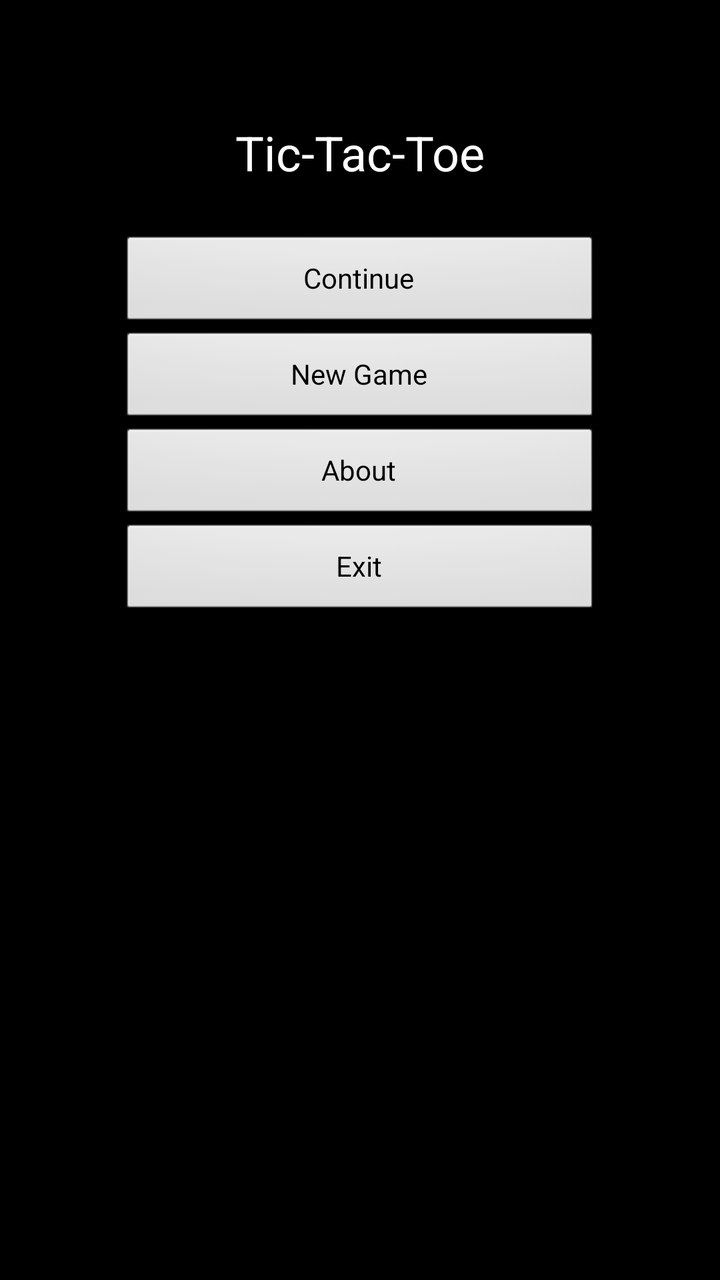
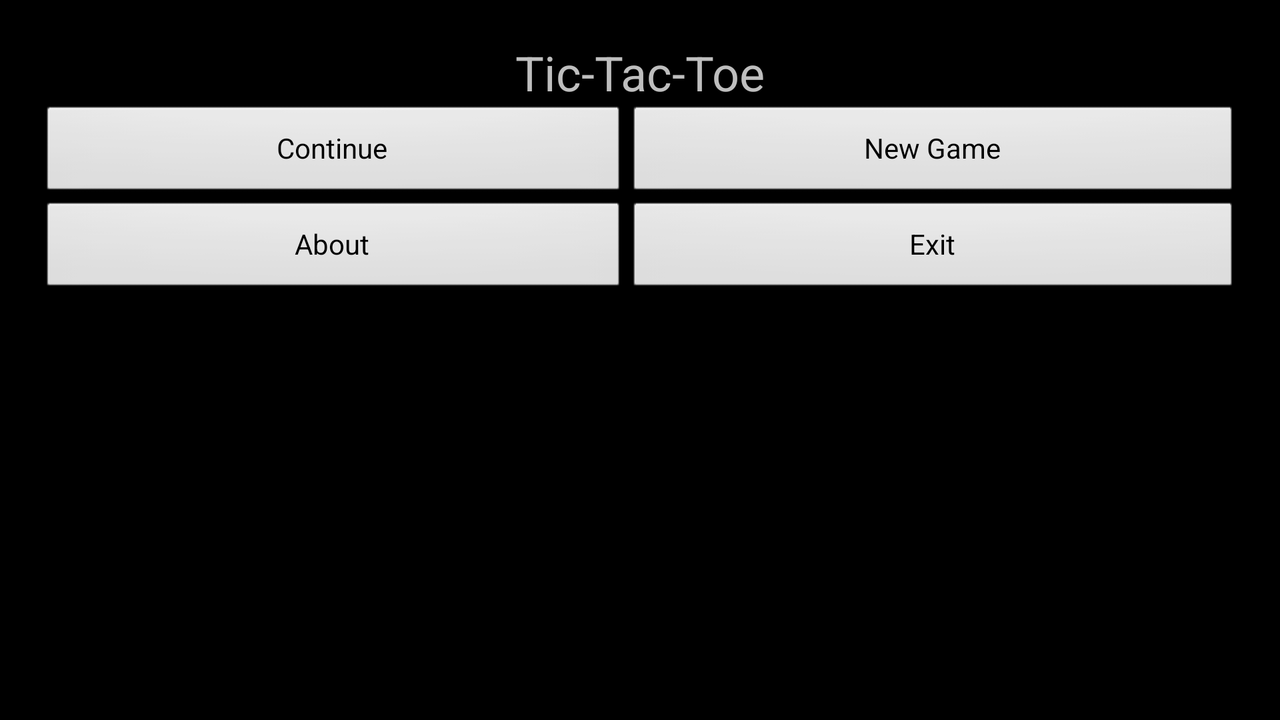

An Android layout and its configuration variant, each rendered on a device that would load it. The default file and the variant file are quoted in full after the pictures.
<!-- AndroidManifest.xml: application theme AppTheme -->
<!-- res/layout/activity_main.xml -->
<LinearLayout xmlns:android="http://schemas.android.com/apk/res/android"
    xmlns:tools="http://schemas.android.com/tools"
    android:id="@+id/LinearLayout2"
    android:layout_width="fill_parent"
    android:layout_height="fill_parent"
    android:layout_margin="30dp"
    android:orientation="vertical"
    android:padding="30dip"
    tools:context=".MainActivity" >

    <TextView
        android:id="@+id/textViewTitle"
        android:layout_width="wrap_content"
        android:layout_height="wrap_content"
        android:layout_gravity="center"
        android:layout_marginBottom="25dp"
        android:text="@string/main_title"
        android:textAppearance="?android:attr/textAppearanceLarge"
        android:textSize="24sp" />

    <Button
        android:id="@+id/continue_button"
        android:layout_width="fill_parent"
        android:layout_height="wrap_content"
        android:text="@string/continue_label" />

    <Button
        android:id="@+id/new_button"
        android:layout_width="fill_parent"
        android:layout_height="wrap_content"
        android:text="@string/new_game_label" />

    <Button
        android:id="@+id/about_button"
        android:layout_width="fill_parent"
        android:layout_height="wrap_content"
        android:text="@string/about_label" />

    <Button
        android:id="@+id/exit_button"
        android:layout_width="fill_parent"
        android:layout_height="wrap_content"
        android:text="@string/exit_label" />

</LinearLayout>
<!-- resources referenced by this layout -->
<resources>
  <string name="about_label">About</string>
  <string name="continue_label">Continue</string>
  <string name="exit_label">Exit</string>
  <string name="main_title">Tic-Tac-Toe</string>
  <string name="new_game_label">New Game</string>
  <style name="AppTheme" parent="AppBaseTheme">
          
      </style>
  <style name="AppBaseTheme" parent="android:Theme.NoTitleBar">
  
          
      </style>
</resources>
<!-- res/layout-land/activity_main.xml (the repository's variant of the layout above) -->
<!-- drawn on the phone turned sideways -->
<?xml version="1.0" encoding="utf-8"?>
<LinearLayout xmlns:android="http://schemas.android.com/apk/res/android"
    android:layout_width="match_parent"
    android:layout_height="match_parent"
    android:orientation="vertical"
    android:padding="20dp" >

    <TextView
        android:id="@+id/textViewTitle"
        android:layout_width="wrap_content"
        android:layout_height="wrap_content"
        android:layout_gravity="center"
        android:text="@string/main_title"
        android:textSize="24sp" />

    <TableLayout
        android:layout_width="wrap_content"
        android:layout_height="wrap_content"
        android:layout_gravity="center"
        android:stretchColumns="*" >

        <TableRow
            android:id="@+id/tableRow1"
            android:layout_width="wrap_content"
            android:layout_height="wrap_content" >

            <Button
                android:id="@+id/continue_button"
                android:layout_width="wrap_content"
                android:layout_height="wrap_content"
                android:text="@string/continue_label" />

            <Button
                android:id="@+id/new_button"
                android:layout_width="wrap_content"
                android:layout_height="wrap_content"
                android:text="@string/new_game_label" />
        </TableRow>

        <TableRow
            android:id="@+id/tableRow2"
            android:layout_width="wrap_content"
            android:layout_height="wrap_content" >

            <Button
                android:id="@+id/about_button"
                android:layout_width="wrap_content"
                android:layout_height="wrap_content"
                android:text="@string/about_label" />

            <Button
                android:id="@+id/exit_button"
                android:layout_width="wrap_content"
                android:layout_height="wrap_content"
                android:text="@string/exit_label" />
        </TableRow>
    </TableLayout>

</LinearLayout>
